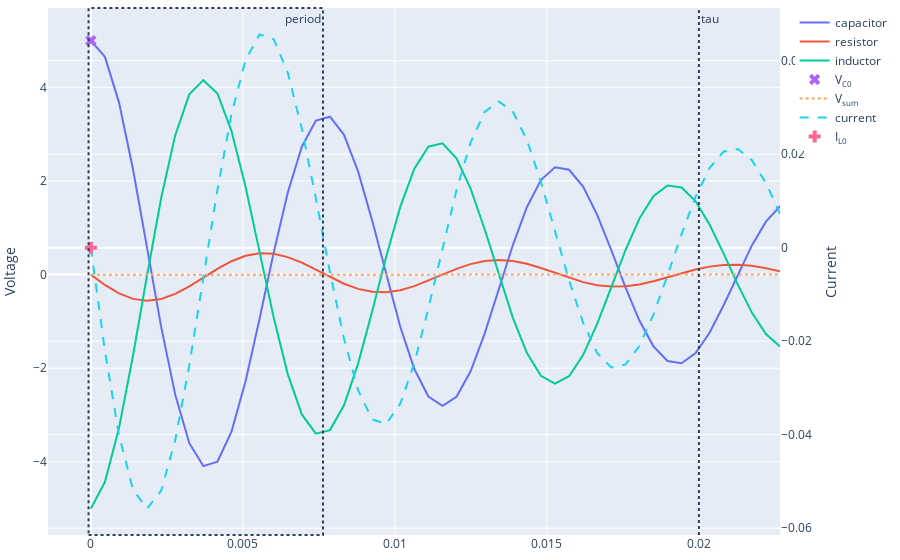

Notebook source saved alongside this figure:
### Markdown cell above
### Voltage / current diagram

### Code cell
# Voltage diagrams
import plotly.graph_objects as go

# Default plotly figure parameters
DEF_FIGURE={'layout': {'margin': {'b': 8, 'l': 8, 'r': 8, 't': 8}}}

def calc_poly(coefs: list[complex], t: float) -> complex:
    """Polynomial for the Euler's formula exponent"""
    return sum(c * t ** i for i, c in enumerate(coefs))

def calc_euler_deriv(euler_omega: complex, euler_phi: complex, t: float, lvl: int=0) -> complex:
    """Euler formula from complex frequency and phase"""
    return euler_omega ** lvl * cmath.exp(calc_poly([euler_phi, euler_omega], t))

# Use the first omega/phase solution only
omega, phase = omegas[0], phases[0]

# Select time range: 'pi' tau-s or 1-3 oscillation periods
per = cmath.pi / abs(omega.real) if omega.real else 0
if omega.imag:
    per = max(per, 2*cmath.pi / abs(omega.imag))
    per = min(per, 6*cmath.pi / abs(omega.imag))
t_range = [1 * per * t / 50 for t in range(50)]

# Obtain first 3 derivatives
deriv_vals = []
for lvl in range(3):
    deriv_vals.append([calc_euler_deriv(omega, phase, t, lvl) for t in t_range])

# Figure with canvas
fig = go.Figure(**DEF_FIGURE)
def fig_canvas(omega, phase, base_t=None):
    """Figure canvas with tau and oscillation period"""
    if base_t is not None:
        phase = adjust_phase(omega, phase, base_t)
        fig.add_vline(base_t, line_dash='dot', annotation_text='base')
    else:
        base_t = 0
    if omega.real:
        fig.add_vline(1 / abs(omega.real) + base_t, line_dash='dot', annotation_text='tau')
    if omega.imag:
        per = 1 / abs(omega.imag)
        fig.add_vrect(phase.imag * per, (phase.imag + 2*cmath.pi) * per, line_dash='dot', annotation_text='period')
fig_canvas(omega, phase)

# Voltages
voltages = {
    'capacitor': [v.real / capacitance for v in deriv_vals[0]],
    'resistor': [v.real * resistance for v in deriv_vals[1]],
    'inductor': [v.real * inductance for v in deriv_vals[2]],
}
for n, vals in voltages.items():
    fig.add_scatter(x=t_range, y=vals, name=n)
fig.add_scatter(x=t_range[:1], y=[capacitor_voltage0], name='V<sub>C0</sub>',
        mode='markers', marker_size=10, marker_symbol='x')
# Sum of voltages, must be zero according to Kirchhoff's law
v_sum = [sum(vals) for vals in zip(*voltages.values())]
fig.add_scatter(x=t_range, y=v_sum, name='V<sub>sum</sub>', line_dash='dot')
# Current
current = [v.real for v in deriv_vals[1]]
fig.add_scatter(x=t_range, y=current, name='current', yaxis='y2', line_dash='dash')
fig.add_scatter(x=t_range[:1], y=[inductor_current0], name='I<sub>L0</sub>', yaxis='y2',
        mode='markers', marker_size=10, marker_symbol='cross')

fig.update_layout(
        yaxis=dict(title='Voltage',
        ),
        yaxis2=dict(title='Current', overlaying='y', side='right'),
    )
fig.show()

### Figure 1 — Plotly figure (JSON) as saved in the notebook; plotly's stock layout.template omitted (floating-point values rounded to 4 significant figures)
{"data": [{"name": "capacitor", "type": "scatter", "x": [0.0, 0.0004626, 0.0009252, 0.001388, 0.00185, 0.002313, 0.002776, 0.003238, 0.003701, 0.004163, 0.004626, 0.005088, 0.005551, 0.006014, 0.006476, 0.006939, 0.007401, 0.007864, 0.008327, 0.008789, 0.009252, 0.009714, 0.01018, 0.01064, 0.0111, 0.01156, 0.01203, 0.01249, 0.01295, 0.01341, 0.01388, 0.01434, 0.0148, 0.01527, 0.01573, 0.01619, 0.01665, 0.01712, 0.01758, 0.01804, 0.0185, 0.01897, 0.01943, 0.01989, 0.02035, 0.02082, 0.02128, 0.02174, 0.0222, 0.02267], "y": [5.0, 4.653, 3.681, 2.245, 0.5653, -1.116, -2.568, -3.601, -4.091, -3.995, -3.353, -2.278, -0.9381, 0.4705, 1.751, 2.732, 3.292, 3.374, 2.987, 2.206, 1.157, -0.004797, -1.113, -2.018, -2.604, -2.804, -2.61, -2.064, -1.259, -0.3171, 0.6262, 1.441, 2.02, 2.294, 2.241, 1.881, 1.278, 0.5262, -0.2639, -0.9819, -1.532, -1.847, -1.892, -1.675, -1.237, -0.6487, 0.00269, 0.6243, 1.132, 1.46]}, {"name": "resistor", "type": "scatter", "x": [0.0, 0.0004626, 0.0009252, 0.001388, 0.00185, 0.002313, 0.002776, 0.003238, 0.003701, 0.004163, 0.004626, 0.005088, 0.005551, 0.006014, 0.006476, 0.006939, 0.007401, 0.007864, 0.008327, 0.008789, 0.009252, 0.009714, 0.01018, 0.01064, 0.0111, 0.01156, 0.01203, 0.01249, 0.01295, 0.01341, 0.01388, 0.01434, 0.0148, 0.01527, 0.01573, 0.01619, 0.01665, 0.01712, 0.01758, 0.01804, 0.0185, 0.01897, 0.01943, 0.01989, 0.02035, 0.02082, 0.02128, 0.02174, 0.0222, 0.02267], "y": [0.0, -0.2207, -0.401, -0.5179, -0.5582, -0.5198, -0.4115, -0.2514, -0.06391, 0.1239, 0.2862, 0.4017, 0.4566, 0.4462, 0.3747, 0.2549, 0.1054, -0.0519, -0.1949, -0.3046, -0.3674, -0.3767, -0.3337, -0.2467, -0.1296, -3.99e-16, 0.1238, 0.2249, 0.2905, 0.3131, 0.2915, 0.2308, 0.141, 0.03584, -0.0695, -0.1605, -0.2253, -0.2561, -0.2502, -0.2102, -0.143, -0.05911, 0.02911, 0.1093, 0.1709, 0.2061, 0.2113, 0.1872, 0.1384, 0.07272]}, {"name": "inductor", "type": "scatter", "x": [0.0, 0.0004626, 0.0009252, 0.001388, 0.00185, 0.002313, 0.002776, 0.003238, 0.003701, 0.004163, 0.004626, 0.005088, 0.005551, 0.006014, 0.006476, 0.006939, 0.007401, 0.007864, 0.008327, 0.008789, 0.009252, 0.009714, 0.01018, 0.01064, 0.0111, 0.01156, 0.01203, 0.01249, 0.01295, 0.01341, 0.01388, 0.01434, 0.0148, 0.01527, 0.01573, 0.01619, 0.01665, 0.01712, 0.01758, 0.01804, 0.0185, 0.01897, 0.01943, 0.01989, 0.02035, 0.02082, 0.02128, 0.02174, 0.0222, 0.02267], "y": [-5.0, -4.432, -3.28, -1.727, -0.007107, 1.636, 2.98, 3.852, 4.155, 3.871, 3.067, 1.876, 0.4815, -0.9167, -2.125, -2.987, -3.398, -3.322, -2.792, -1.901, -0.7892, 0.3815, 1.447, 2.265, 2.733, 2.804, 2.486, 1.839, 0.9688, 0.003986, -0.9177, -1.671, -2.161, -2.33, -2.171, -1.72, -1.052, -0.2701, 0.5142, 1.192, 1.675, 1.906, 1.863, 1.566, 1.066, 0.4426, -0.214, -0.8115, -1.27, -1.533]}, {"marker": {"size": 10, "symbol": "x"}, "mode": "markers", "name": "V<sub>C0</sub>", "type": "scatter", "x": [0.0], "y": [5]}, {"line": {"dash": "dot"}, "name": "V<sub>sum</sub>", "type": "scatter", "x": [0.0, 0.0004626, 0.0009252, 0.001388, 0.00185, 0.002313, 0.002776, 0.003238, 0.003701, 0.004163, 0.004626, 0.005088, 0.005551, 0.006014, 0.006476, 0.006939, 0.007401, 0.007864, 0.008327, 0.008789, 0.009252, 0.009714, 0.01018, 0.01064, 0.0111, 0.01156, 0.01203, 0.01249, 0.01295, 0.01341, 0.01388, 0.01434, 0.0148, 0.01527, 0.01573, 0.01619, 0.01665, 0.01712, 0.01758, 0.01804, 0.0185, 0.01897, 0.01943, 0.01989, 0.02035, 0.02082, 0.02128, 0.02174, 0.0222, 0.02267], "y": [-1.776e-15, -1.416e-15, -1.998e-15, -9.992e-16, -2.004e-16, 5.551e-16, 1.166e-15, 1.499e-15, 2.318e-15, 1.832e-15, 1.166e-15, 7.772e-16, 2.776e-16, -1.11e-16, -5.551e-16, -1.11e-15, -9.992e-16, -1.721e-15, -1.443e-15, -9.992e-16, -4.441e-16, -1.561e-17, 5.551e-16, 7.494e-16, 7.216e-16, 9.333e-16, 1.207e-15, 5.829e-16, 4.441e-16, 1.665e-16, -3.331e-16, -6.384e-16, -8.327e-16, -7.841e-16, -5.967e-16, -6.661e-16, -3.886e-16, -3.331e-16, 5.551e-17, 1.11e-16, 5.274e-16, 4.927e-16, 7.425e-16, 6.106e-16, 6.661e-16, 2.22e-16, 6.072e-18, -2.498e-16, -4.441e-16, -5.967e-16]}, {"line": {"dash": "dash"}, "name": "current", "type": "scatter", "x": [0.0, 0.0004626, 0.0009252, 0.001388, 0.00185, 0.002313, 0.002776, 0.003238, 0.003701, 0.004163, 0.004626, 0.005088, 0.005551, 0.006014, 0.006476, 0.006939, 0.007401, 0.007864, 0.008327, 0.008789, 0.009252, 0.009714, 0.01018, 0.01064, 0.0111, 0.01156, 0.01203, 0.01249, 0.01295, 0.01341, 0.01388, 0.01434, 0.0148, 0.01527, 0.01573, 0.01619, 0.01665, 0.01712, 0.01758, 0.01804, 0.0185, 0.01897, 0.01943, 0.01989, 0.02035, 0.02082, 0.02128, 0.02174, 0.0222, 0.02267], "y": [0.0, -0.02207, -0.0401, -0.05179, -0.05582, -0.05198, -0.04115, -0.02514, -0.006391, 0.01239, 0.02862, 0.04017, 0.04566, 0.04462, 0.03747, 0.02549, 0.01054, -0.00519, -0.01949, -0.03046, -0.03674, -0.03767, -0.03337, -0.02467, -0.01296, -3.99e-17, 0.01238, 0.02249, 0.02905, 0.03131, 0.02915, 0.02308, 0.0141, 0.003584, -0.00695, -0.01605, -0.02253, -0.02561, -0.02502, -0.02102, -0.0143, -0.005911, 0.002911, 0.01093, 0.01709, 0.02061, 0.02113, 0.01872, 0.01384, 0.007272], "yaxis": "y2"}, {"marker": {"size": 10, "symbol": "cross"}, "mode": "markers", "name": "I<sub>L0</sub>", "type": "scatter", "x": [0.0], "y": [0], "yaxis": "y2"}], "layout": {"annotations": [{"showarrow": false, "text": "tau", "x": 0.02, "xanchor": "left", "xref": "x", "y": 1, "yanchor": "top", "yref": "y domain"}, {"showarrow": false, "text": "period", "x": 0.007635, "xanchor": "right", "xref": "x", "y": 1, "yanchor": "top", "yref": "y domain"}], "margin": {"b": 8, "l": 8, "r": 8, "t": 8}, "shapes": [{"line": {"dash": "dot"}, "type": "line", "x0": 0.02, "x1": 0.02, "xref": "x", "y0": 0, "y1": 1, "yref": "y domain"}, {"line": {"dash": "dot"}, "type": "rect", "x0": -7.519e-05, "x1": 0.007635, "xref": "x", "y0": 0, "y1": 1, "yref": "y domain"}], "yaxis": {"title": {"text": "Voltage"}}, "yaxis2": {"overlaying": "y", "side": "right", "title": {"text": "Current"}}}}
